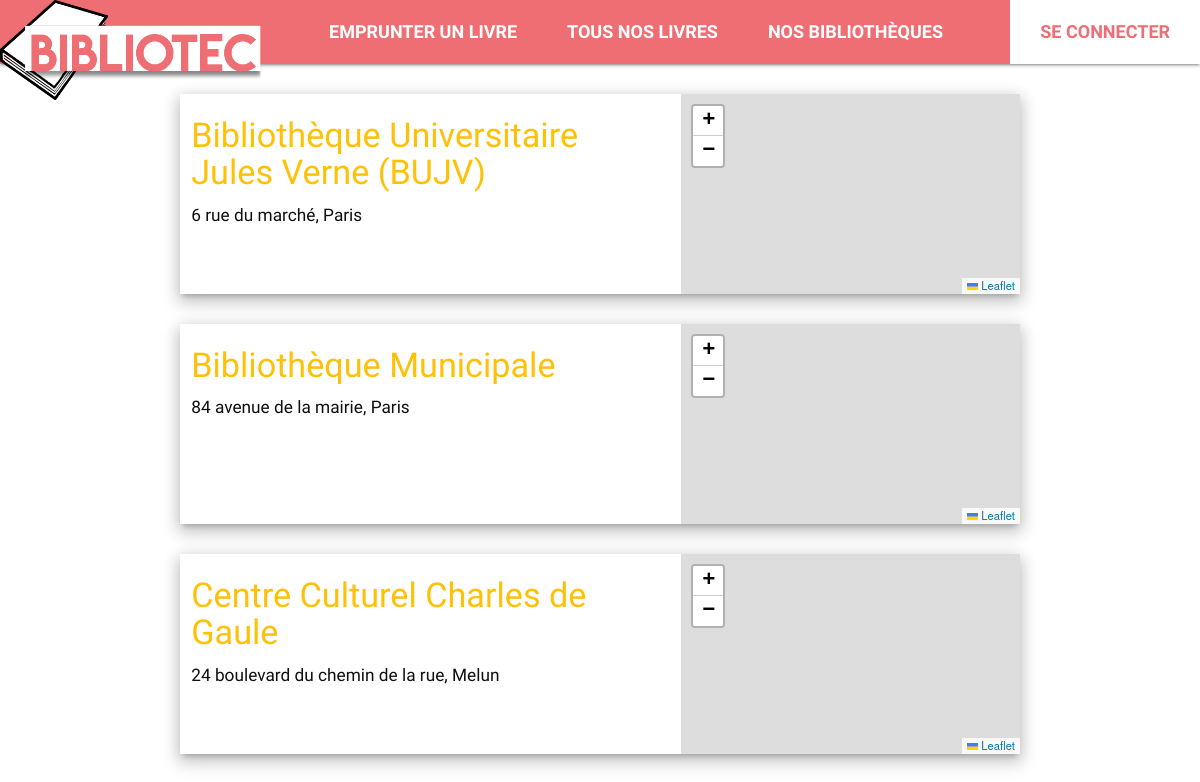
Page /bibliotheque-list.php on the committed database.
### tables this page shows
CREATE TABLE IF NOT EXISTS `bibliotheque` (
  `id_biblio` int(11) NOT NULL AUTO_INCREMENT,
  `nom_biblio` text NOT NULL,
  `adresse_biblio` varchar(200) DEFAULT NULL,
  `num_biblio` varchar(10) DEFAULT NULL,
  `ville_biblio` varchar(30) DEFAULT NULL,
  `lattitude` float NOT NULL,
  `longitude` float NOT NULL,
  PRIMARY KEY (`id_biblio`)
);

### templates/function.php (called while the page is built, shortened)
<?php
function get_header(){
    require_once $_SERVER['DOCUMENT_ROOT']."/templates/header.php";
}

### templates/controllers/blibliotheque-list.php (called while the page is built)
<?php
try{
    $pdo = new PDO('mysql:host=localhost;dbname=bibliotec;charset=utf8', 'root', '');
} catch (PDOException $e){
    exit('Erreur de connexion à la base de donnée'.$e);
}
$query = $pdo->prepare("SELECT * FROM bibliotheque");
$query->execute();
$requestResult = $query->fetchAll(PDO::FETCH_ASSOC);
$bibliotheques = $requestResult;
require_once $_SERVER['DOCUMENT_ROOT']."/templates/views/bibliotheque-list.php";

### templates/views/bibliotheque-list.php (the view, shortened to what this page needs)
<section class="book-list">
    <div class="container">
        <?php foreach ($bibliotheques as $bibliotheque): ?>
            <div class="row z-depth-3 mt-5">
                <div class="col s7">
                    <h4 class="amber-text"><?php echo $bibliotheque['nom_biblio']; ?></h4>
                    <h6><?php echo $bibliotheque['adresse_biblio'].', '.$bibliotheque['ville_biblio']; ?></h6>
                </div>
                <div class="col s5 pr-0">
                    <div class="biblimap" id="map<?php echo $bibliotheque['id_biblio'];?>"></div>
                </div>
            </div>
        <?php endforeach; ?>
    </div>
</section>

### templates/header.php (shortened to what this page needs)
<!doctype html>
<html lang="fr">
<head id="header">
    <link rel="stylesheet" href="https://use.fontawesome.com/releases/v5.8.2/css/all.css">
    <link rel="stylesheet" href="https://cdnjs.cloudflare.com/ajax/libs/materialize/1.0.0/css/materialize.min.css">
    <link rel="stylesheet" href="https://unpkg.com/leaflet@1.5.1/dist/leaflet.css"/>
    <link rel="stylesheet" href="<?php echo ('http://'.$_SERVER['HTTP_HOST']."/templates/css/style.css"); ?>">
</head>
<header id="header">
    <nav>
        <a class="marque" href="/">
                <img src="<?php echo ('http://'.$_SERVER['HTTP_HOST']."/templates/img/logo-2.png"); ?>" alt="Logo">
        </a>
        <ul>
            <li><a class="waves-effect waves-light" href="#">Emprunter un livre</a></li>
            <li><a class="waves-effect waves-light" href="<?php echo ('http://'.$_SERVER['HTTP_HOST']."/book-list.php"); ?>">Tous nos livres</a></li>
            <li><a class="waves-effect waves-light" href="<?php echo ('http://'.$_SERVER['HTTP_HOST']."/bibliotheque-list.php"); ?>">Nos bibliothèques</a></li>
        </ul>
        <div class="connexion">
            <?php
            if(isset($_SESSION['logged_in'])){
                ?>
                <a href="<?php echo ('http://'.$_SERVER['HTTP_HOST']."/dashboard/"); ?>">Tableau de bord</a>
                <div class="drop">
                    <ul>
                        <li><a href="#">Mon profil</a></li>
                        <li><a href="../logout.php" class="logout">Déconnexion</a></li>
                    </ul>
                </div>
                <?php
            } else{
                ?>
                <a href="<?php echo ('http://'.$_SERVER['HTTP_HOST']."/login.php"); ?>">Se connecter</a>
                <?php
            }
            ?>
        </div>
    </nav>
</header>

### bibliotheque-list.php
<?php require_once $_SERVER['DOCUMENT_ROOT']."/templates/function.php"; ?>
<?php get_header(); ?>
<body>
<?php require_once $_SERVER['DOCUMENT_ROOT']."/templates/controllers/blibliotheque-list.php"; ?>
</body>

### templates/css/style.css (style rules this page uses)
html { scroll-behavior: smooth; }
body { margin: 0; font-family: "Heebo", sans-serif; color: #0f0f0f; }
.pr-0 { padding-right: 0 !important; }
.mt-5 { margin-top: 30px; }
header#header { position: sticky; top: 0; z-index: 5; }
header#header nav { display: flex; justify-content: space-between; align-items: center; }
header#header nav .marque { max-height: 100%; display: block; }
header#header nav .marque img { max-height: 100px; }
header#header nav ul { height: 100%; margin: 0; list-style: none; display: flex; }
header#header nav ul li:last-child { margin-right: 0; }
header#header nav ul li a { display: flex; align-items: center; height: 100%; padding: 0 25px; position: relative; color: white; text-transform: uppercase; text-decoration: none; font-size: 1.2rem; font-weight: 600; }
header#header nav ul li a:after { content: ""; position: absolute; bottom: 0; left: 0; height: 0; background: white; width: 100%; transition: all 0.15s ease-in-out; }
header#header nav .connexion { display: flex; align-items: center; position: relative; justify-content: center; }
header#header nav .connexion a { padding: 0 30px; background: white; color: #ee6e73; text-transform: uppercase; text-decoration: none; font-size: 1.2rem; font-weight: 600; position: relative; }
.biblimap { height: 200px; z-index: 1; }

### rows in the picture
bibliotheque: nom_biblio "Bibliothèque Universitaire Jules Verne (BUJV)", adresse_biblio "6 rue du marché", ville_biblio "Paris"
bibliotheque: nom_biblio "Bibliothèque Municipale", adresse_biblio "84 avenue de la mairie", ville_biblio "Paris"
bibliotheque: nom_biblio "Centre Culturel Charles de Gaule", adresse_biblio "24 boulevard du chemin de la rue", ville_biblio "Melun"
